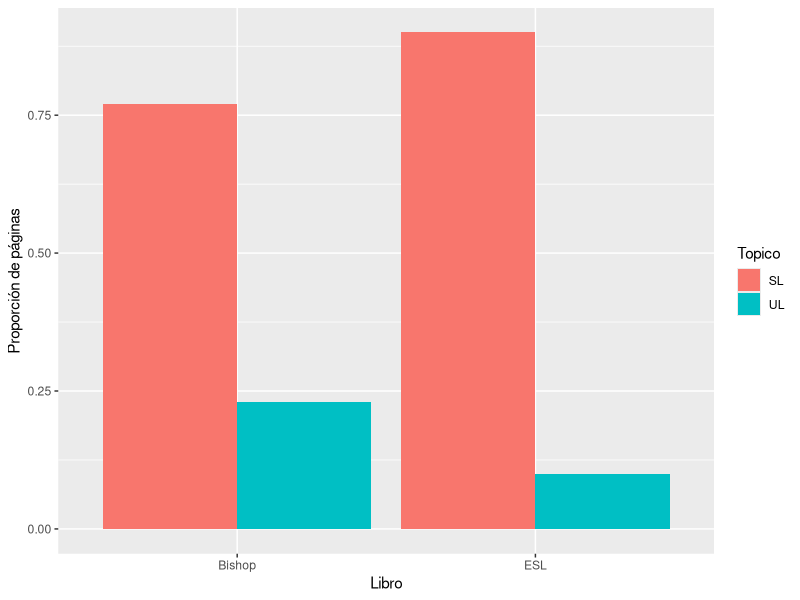

This chart was generated by the following R code:
## ---- chunk 1
library(ggplot2)
pages = c(0.1, 0.9, 0.23, 0.77)
Topico = c("UL", "SL", "UL", "SL")
Libro = c("ESL", "ESL", "Bishop", "Bishop")
data = data.frame(pages, Topico, Libro)
p = ggplot(data, aes(x=Libro, y=pages, fill=Topico)) + 
  geom_bar(stat = "identity", position = "dodge")
p = p + xlab("Libro")+ ylab("Proporción de páginas")
p
